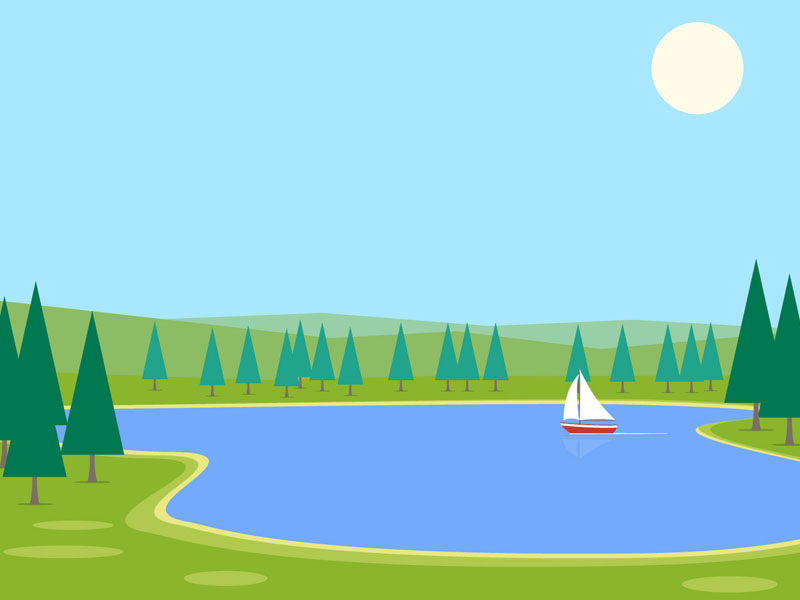
#> input picture Color Extraction/Download.jpg, 800 x 600 px, found by its file name
$ jupyter execute 'Extarcting colors.ipynb'
#> lines starting #> are read from the running program, lines starting #| are printed output that depends on the picture
# Image Segmentation using k-Means

[cell 1]
import cv2
import matplotlib.pyplot as plt
import numpy as np

[cell 2]
img = cv2.imread(r"C:/Users/anupa/Downloads/Download.jpg")
#> img is the input picture: shape (600, 800, 3); mean B, G, R 202.3, 204.5, 146
img = cv2.cvtColor(img,cv2.COLOR_BGR2RGB)
print(img.shape)
#| (600, 800, 3)

[cell 3]
plt.imshow(img)
plt.axis("off")
plt.show()

[cell 4]
all_pixels = img.reshape((600*800,3))
print(all_pixels.shape)
#| (480000, 3)

[cell 5]
from sklearn.cluster import KMeans

[cell 6]
dominant_colors = 4
km = KMeans(n_clusters=dominant_colors)
km.fit(all_pixels)

[cell 7]
centres = km.cluster_centers_
centres = np.array(centres,dtype = 'uint8')
print(centres)

## Plotting colors

[cell 8]
i = 1
plt.figure(0,figsize=(8,4))
colors = []
for each_col in centres:
    plt.subplot(1,4,i)
    i += 1
    colors.append(each_col)

    # Color swatch
    a = np.zeros((100,100,3),dtype = 'uint8')
    a[:,:,:] = each_col
    plt.imshow(a)
    plt.axis('off')

plt.show()
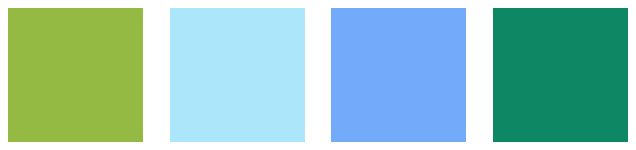
#> figure drawn by matplotlib, 4 panels

## Segmenting our image

[cell 9]
new_img = np.zeros((600*800,3),dtype='uint8')
print(new_img.shape)

[cell 10]
colors

[cell 11]
km.labels_

[cell 12]
for i in range(new_img.shape[0]):
    new_img[i] = colors[km.labels_[i]]

new_img = new_img.reshape(img.shape)
plt.imshow(new_img)
plt.show()
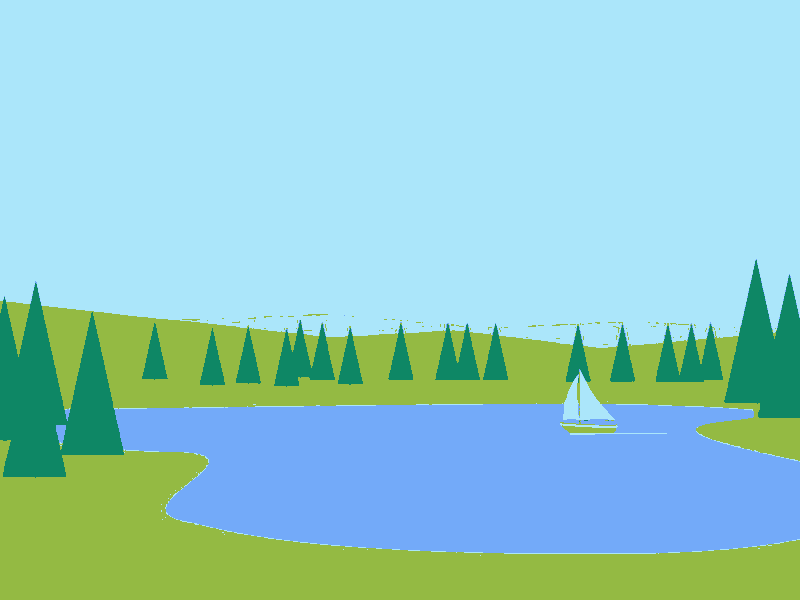
#> shown: shape (600, 800, 3); mean R, G, B 145.6, 203.8, 201.8
